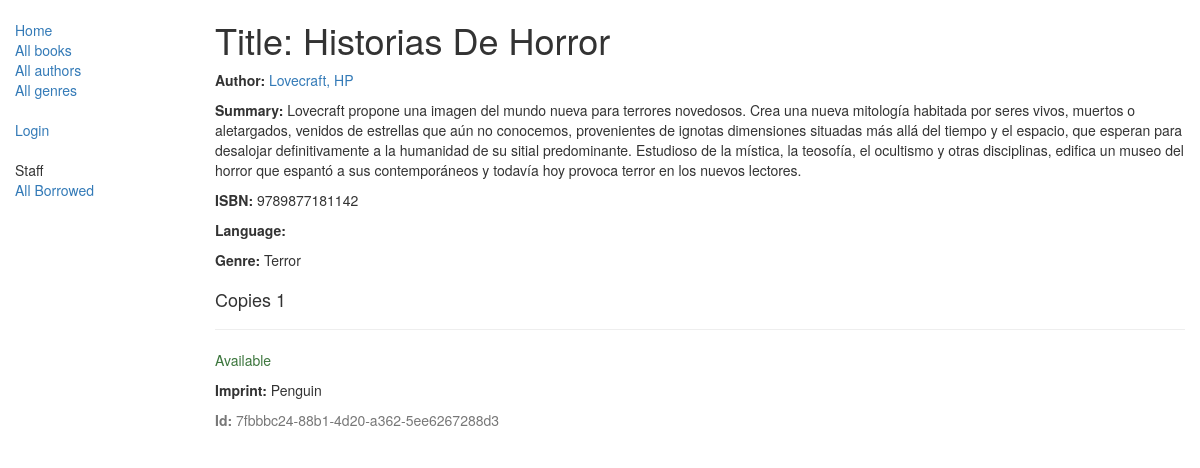
/catalog/book/1, run on the app's committed database.
### catalog/models.py (models this page shows, shortened)
class Book(models.Model):
    title = models.CharField(max_length=200)
    author = models.ForeignKey('Author', on_delete=models.SET_NULL, null=True)
    summary = models.TextField(max_length=1000, help_text="Ingrese una breve descripción del libro")
    isbn = models.CharField('ISBN', max_length=13,
                            help_text='13 Caracteres <a href="https://www.isbn-international.org/content/what-isbn">ISBN number</a>')
    genre = models.ManyToManyField(Genre, help_text="Seleccione un genero para este libro")
    def display_genre(self):
        """
        Creates a string for the Genre. This is required to display genre in Admin.
        """
        return ', '.join([genre.name for genre in self.genre.all()])
    display_genre.short_description = 'Genre'

class Author(models.Model):
    first_name = models.CharField(max_length=100)
    last_name = models.CharField(max_length=100)
    date_of_birth = models.DateField(null=True, blank=True)
    date_of_death = models.DateField('Died', null=True, blank=True)
    def __str__(self):
        return '%s, %s' % (self.last_name, self.first_name)

class Genre(models.Model):
    name = models.CharField(max_length=200,
                            help_text="Ingrese el nombre del género (p. ej. Ciencia Ficción, Poesía Francesa etc.)")
    def __str__(self):
        return self.name

class BookInstance(models.Model):
    id = models.UUIDField(primary_key=True, default=uuid.uuid4,
                          help_text="ID único para este libro particular en toda la biblioteca")
    book = models.ForeignKey('Book', on_delete=models.SET_NULL, null=True)
    imprint = models.CharField(max_length=200)
    due_back = models.DateField(null=True, blank=True)
    LOAN_STATUS = (
        ('m', 'Maintenance'),
        ('o', 'On loan'),
        ('a', 'Available'),
        ('r', 'Reserved'),
    )
    status = models.CharField(max_length=1, choices=LOAN_STATUS, blank=True, default='m',
                              help_text='Disponibilidad del libro')
    borrower = models.ForeignKey(User, on_delete=models.SET_NULL, null=True, blank=True)
    class Meta:
        ordering = ["due_back"]
    class Meta:
        permissions = (("can_mark_returned", "Set book as returned"),)

### catalog/views.py (the view)
# urls.py: url(r'^book/(?P<pk>\d+)$', views.BookDetailView.as_view(), name='book-detail'),
class BookDetailView(generic.DetailView):
    model = Book

### catalog/templates/catalog/book_detail.html (shortened to what this page needs)
{% extends "base_generic.html" %}
{% block content %}
    <h1>Title: {{ book.title }}</h1>
    <p><strong>Author:</strong> <a href="">{{ book.author }}</a></p>
    <p><strong>Summary:</strong> {{ book.summary }}</p>
    <p><strong>ISBN:</strong> {{ book.isbn }}</p>
    <p><strong>Language:</strong> {{ book.language }}</p>
    <p><strong>Genre:</strong> {% for genre in book.genre.all %}
        {{ genre }}{% if not forloop.last %}, {% endif %}{% endfor %}</p>
    <div style="margin-left:0px;margin-top:20px">
        <h4>Copies {{ book.bookinstance_set.count }}</h4>
        {% if book.bookinstance_set.count > 0 %}
            {% for copy in book.bookinstance_set.all %}
                <hr>
                <p class="{% if copy.status == 'a' %}text-success{% elif copy.status == 'm' %}text-danger{% else %}text-warning{% endif %}">{{ copy.get_status_display }}</p>
                <p><strong>Imprint:</strong> {{ copy.imprint }}</p>
                <p class="text-muted"><strong>Id:</strong> {{ copy.id }}</p>
            {% endfor %}
        {% else %}
            <strong>No copies for this Book.</strong>
        {% endif %}
    </div>
{% endblock %}

### data on the page
Book: title "Historias De Horror", author "Lovecraft, HP", summary "Lovecraft propone una imagen del mundo nueva para terrores novedosos. Crea una nueva mitología habitada por seres vivos, muertos o aletargados, venidos de estrellas que aún no conocemos, provenientes de ignotas dimensiones situadas más allá del tiempo y el espacio, que esperan para desalojar definitivamente a la humanidad de su sitial predominante. Estudioso de la mística, la teosofía, el ocultismo y otras disciplinas, edifica un museo del horror que espantó a sus contemporáneos y todavía hoy provoca terror en los nuevos lectores.", isbn "9789877181142", bookinstance_set.count "1"
Genre: name "Terror"
BookInstance: status "Available", imprint "Penguin", id "7fbbbc24-88b1-4d20-a362-5ee6267288d3"
